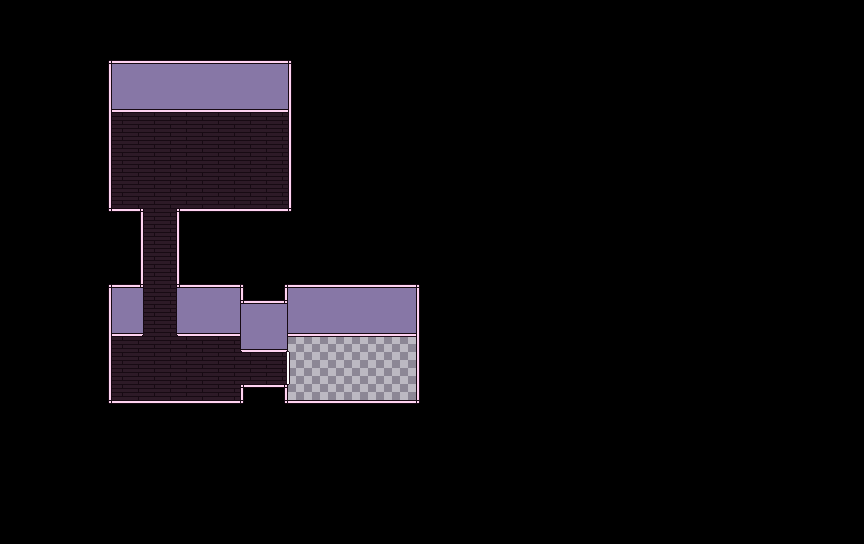

This game map was drawn from its Tiled (.tmx) file and the tilesets committed beside it. A one-line description and the trimmed map source follow:
An orthogonal 54x34 tile map with 16x16 px tiles, 2 tile layers (maison, meubles).

<map version="1.10" tiledversion="1.10.2" orientation="orthogonal" renderorder="right-down" width="54" height="34" tilewidth="16" tileheight="16" infinite="0" nextlayerid="7" nextobjectid="1">
 <tileset firstgid="1" source="assetpack1.tsx" />
 <layer id="5" name="maison" width="54" height="34">
  <data>[1836 cells, 348 non-empty, 45 distinct tile ids]</data>
 </layer>
 <layer id="6" name="meubles" width="54" height="34">
  <data>[1836 cells, 6 non-empty, 4 distinct tile ids]</data>
 </layer>
</map>